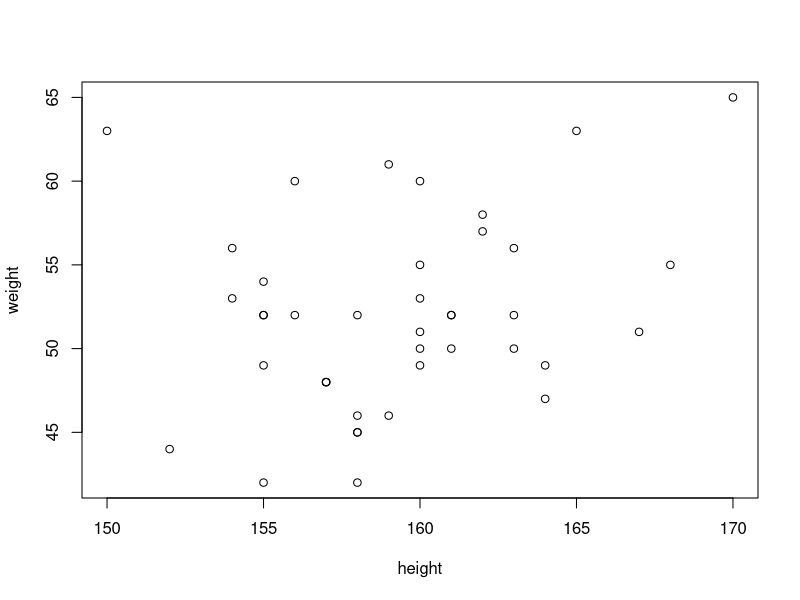
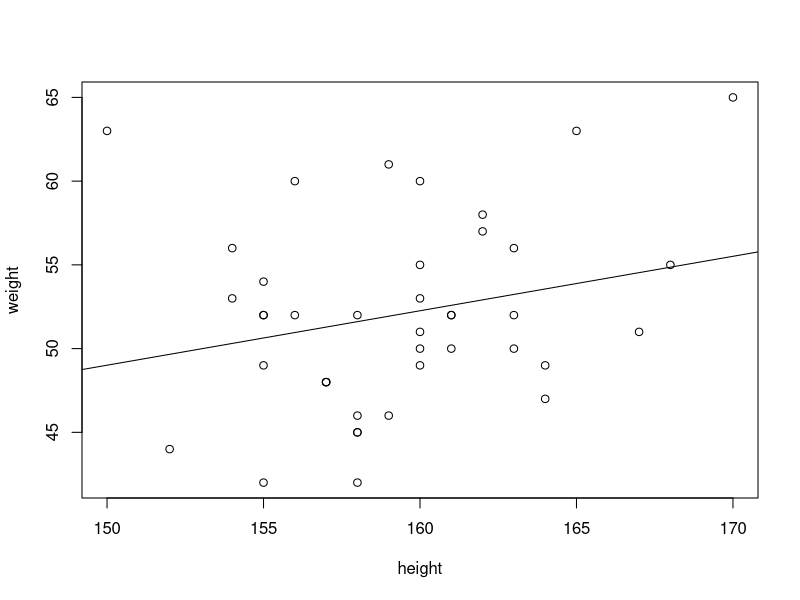
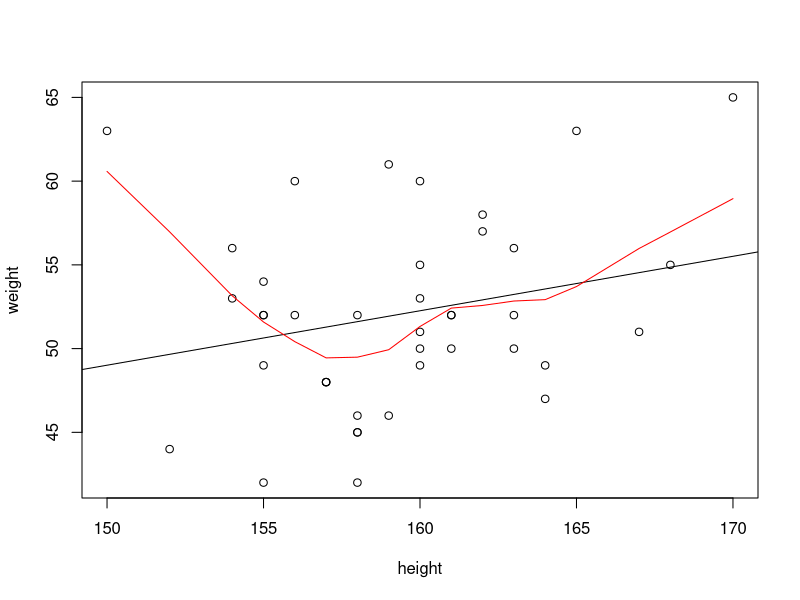
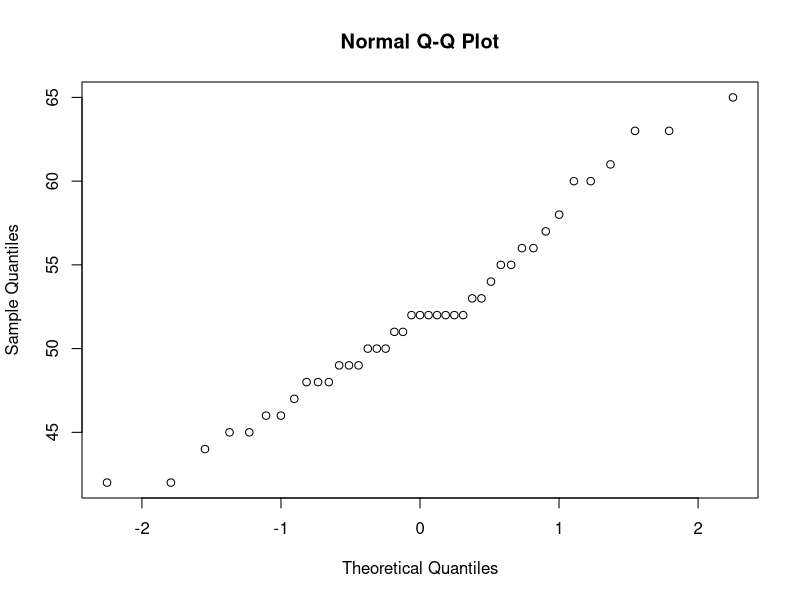
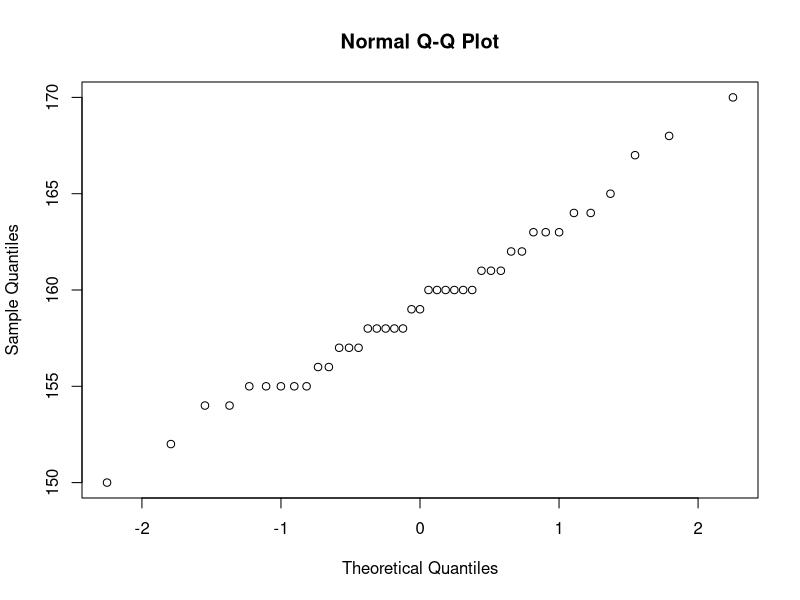
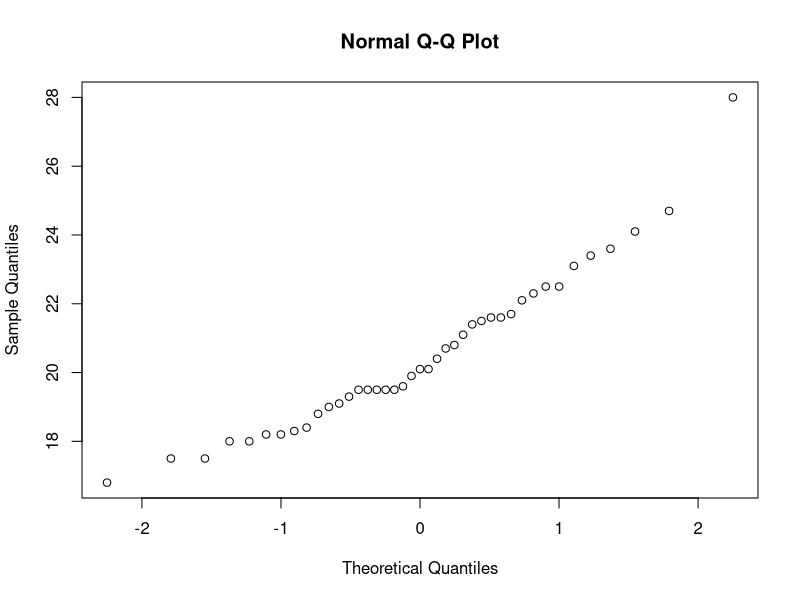
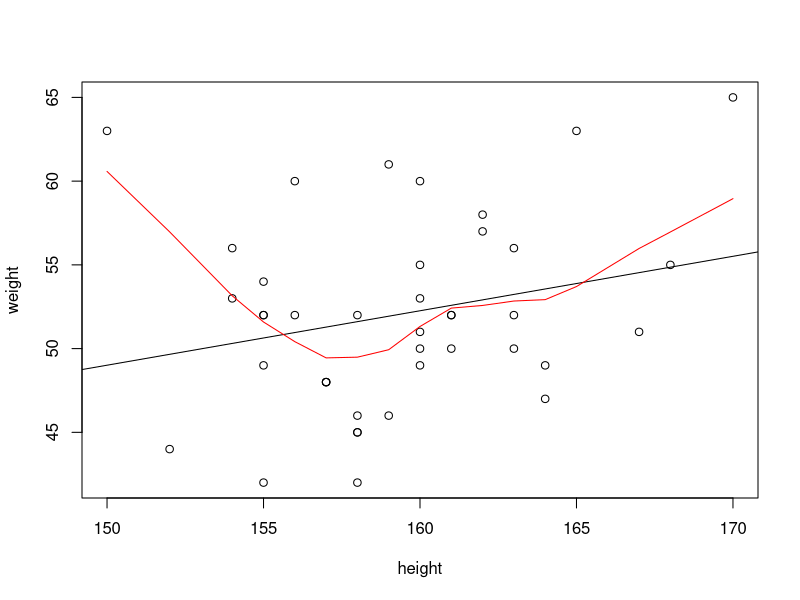

Recreate these plots in R, in order.
## ---- chunk 1
getwd()
## ---- chunk 2
search()
## ---- chunk 3
rn96<-read.table("rn96.txt",header=TRUE)
## ---- chunk 4
str(rn96)
## ---- chunk 5
summary(rn96)
## ---- chunk 6
apply(rn96,2,mean)
apply(rn96,2,sd)
## ---- chunk 7
plot(weight~height, data=rn96)
## ---- chunk 8
plot(weight~height, data=rn96)
abline(lm(weight~height, data=rn96)$coefficient)
## ---- chunk 9
lm(weight~height, data=rn96)
## ---- chunk 10
summary(lm(weight~height, data=rn96))
## ---- chunk 11
plot(weight~height, data=rn96)
abline(lm(weight~height, data=rn96)$coefficient)
lines(lowess(rn96$height,rn96$weight),col="red")
## ---- chunk 12
png("rn-plot.png",height=640,width=640)
plot(weight~height, data=rn96)
abline(lm(weight~height, data=rn96)$coefficient)
lines(lowess(rn96$height,rn96$weight),col="red")
dev.off()
## ---- chunk 13
attach(rn96)
search()
## ---- chunk 14
rn96$BMI<-round(weight/(height/100)^2,digits=1)
head(rn96)
## ---- chunk 15
detach(rn96)
attach(rn96)
## ---- chunk 16
stem(BMI)
## ---- chunk 17
stem(BMI,scale=2)
## ---- chunk 18
qqnorm(weight)
## ---- chunk 19
qqnorm(height)
## ---- chunk 20
qqnorm(BMI)
## ---- chunk 21
stem(weight)
stem(height)
## ---- chunk 22
shapiro.test(weight)
shapiro.test(height)
shapiro.test(BMI)
## ---- chunk 23
ks.test(weight, "pnorm", mean=mean(weight), sd=sd(weight))
ks.test(height, "pnorm", mean=mean(height), sd=sd(height))
ks.test(BMI, "pnorm", mean=mean(BMI), sd=sd(BMI))
